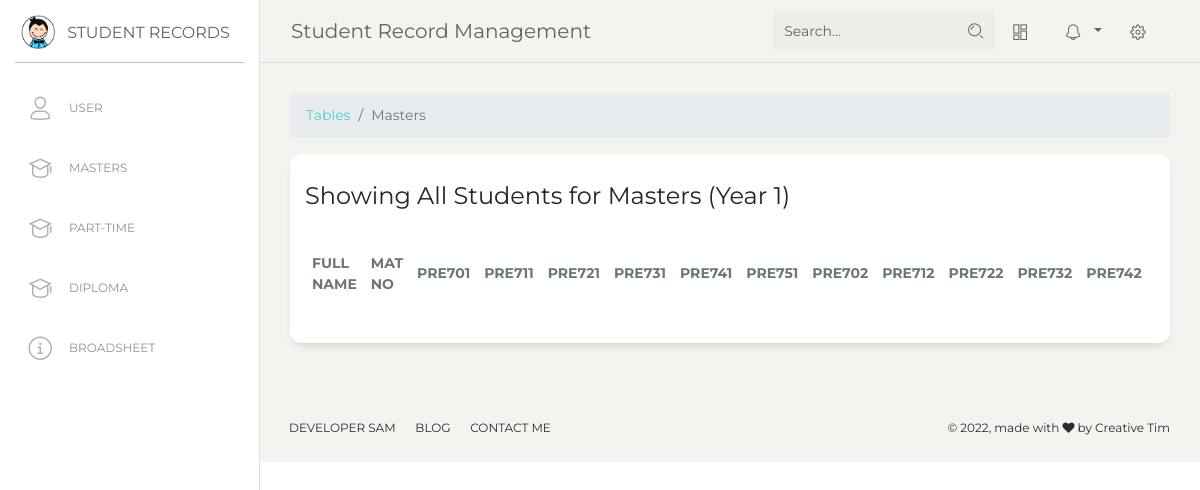
/students/result.php?prog=masters&c=1.1, run on the app's committed database.
### tables this page shows
CREATE TABLE `masters_courses` (
  `id` int(11) NOT NULL,
  `course_id` varchar(11) NOT NULL,
  `course_code` varchar(255) NOT NULL,
  `credit_load` int(11) NOT NULL,
  `course_name` varchar(255) NOT NULL
);

### students/result.php (the view, shortened to what this page needs)
<?php
    require_once '../config/DB.php';
    $db =  new DB();
    $conn = $db->conn;
    if (isset($_GET['prog']) && isset($_GET['c'])) {
      extract($_GET);
      if ($c < 2) {
        $sql = "SELECT * FROM {$prog}_courses WHERE course_id > 1 AND course_id < 2 ORDER BY course_id ASC";
        $year = 1;
      } elseif ($c > 2) {
        $sql = "SELECT * FROM {$prog}_courses WHERE course_id > 2 ORDER BY course_id ASC" ;
        $year = 2;
      }
      $courses = $conn->query($sql)->fetch_all(MYSQLI_ASSOC);
    } else {
        header('location: ./user');
    }
?>
<?php include '../inc/head.php' ?>
<body class="">
  <div class="wrapper ">
    <div class="sidebar" data-color="white" data-active-color="danger">
      <div class="logo">
        <a href="#" class="simple-text logo-mini">
          <div class="logo-image-small">
            <img src="../assets/img/logo-small.png">
          </div>
        </a>
        <a href="#" class="simple-text logo-normal">
          Student Records
        </a>
      </div>
      <div class="sidebar-wrapper">
        <ul class="nav">
          <li class="">
            <a href="./user">
              <i class="nc-icon nc-single-02"></i>
              <p>User</p>
            </a>
          </li>
          <li>
            <a href="./masters">
              <i class="nc-icon nc-hat-3"></i>
              <p>Masters</p>
            </a>
          </li>
          <li>
            <a href="./part-time">
              <i class="nc-icon nc-hat-3"></i>
              <p>Part-Time</p>
            </a>
          </li>
          <li>
            <a href="./diploma">
              <i class="nc-icon nc-hat-3"></i>
              <p>Diploma</p>
            </a>
          </li>
          <li>
            <a href="./broadsheet">
              <i class="nc-icon nc-alert-circle-i"></i>
              <p>Broadsheet</p>
            </a>
          </li>
        </ul>
      </div>
    </div>
    <div class="main-panel">
      <?php include '../inc/navbar.php'; ?>
      <div class="content">
        <div class="row">
          <div class="col-md-12">
            <div >
              <ol class="breadcrumb">
                <li class="breadcrumb-item"><a href="./broadsheet.php">Tables</a></li>
                <li class="breadcrumb-item active" aria-current="page"><?= $prog == 'part_time' ? 'Part Time' : ucfirst($prog); ?></li>
              </ol>
            </div>
            <div class="card">
              <div class="card-header">
                <h4 class="card-title">Showing All Students for <?= $prog == 'part_time' ? 'Part Time' : ucwords($prog); ?><?= " (Year $year)" ?></h4>
              </div>
              <div class="card-body">
                <div class="table-responsive">
                  <table class="table">
                    <thead>
                        <th class="th-sm text-secondary">Full Name</th>
                        <th class="th-sm  text-secondary">Mat No</th>
                        <?php foreach($courses as $course): ?>
                            <?php extract($course) ?>
                            <th class="th-sm text-secondary">PRE<?= $course_code; ?></th>
                        <?php endforeach; ?>
                    </thead>
                  </table>
                </div>
              </div>
            </div>
          </div>
        </div>
      </div>
      <?php include '../inc/footer.php' ?>
    </div>
  </div>
</body>
</html>

### data on the page
masters_courses: course_code "701"
masters_courses: course_code "711"
masters_courses: course_code "721"
masters_courses: course_code "731"
masters_courses: course_code "741"
masters_courses: course_code "751"
masters_courses: course_code "702"
masters_courses: course_code "712"
masters_courses: course_code "722"
masters_courses: course_code "732"
masters_courses: course_code "742"

### other printed values
$prog "Masters"
$year "1"
